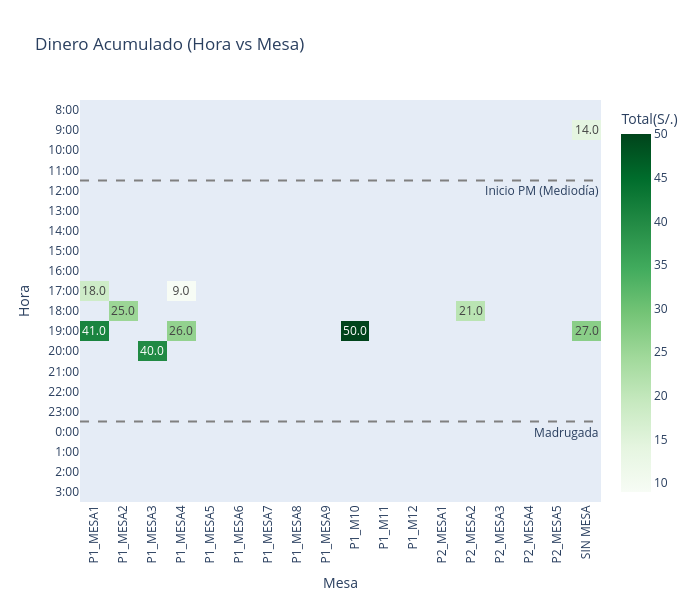

Notebook code for this chart:
### Code cell
pivot_dinero = df[df['estado'] == 'Facturado'].pivot_table(
    index='hora_entera', 
    columns='mesa', 
    values='total', 
    aggfunc='sum'
)

pivot_dinero = pivot_dinero.reindex(index=orden_horas, columns=orden_mesas)
etiquetas_horas = [f"{h}:00" for h in pivot_dinero.index]


fig_dinero = px.imshow(
    pivot_dinero,
    labels=dict(x="Mesa", y="Hora", color="Total(S/.)"),
    x=pivot_dinero.columns,
    y=etiquetas_horas,
    text_auto=".1f",    
    aspect="auto",
    color_continuous_scale="Greens",
    title="Dinero Acumulado (Hora vs Mesa)",
    width=700,         # Ancho amplio para que las mesas entren rectas
    height=600          # Alto suficiente para que no se oculte ninguna hora
)
fig_dinero.update_xaxes(
    side='bottom',                 # Pone las mesas en la parte de arriba
    tickangle=270,                # Fuerza a que las etiquetas estén completamente horizontales
    showgrid=False,             # Elimina las líneas de guía del fondo
    zeroline=False,             # Elimina la línea base cero
    tickmode='array',           # Fuerza a Plotly a pintar TODAS las mesas de la lista
    tickvals=list(range(len(orden_mesas))),
    ticktext=orden_mesas
)

# 6. Configuración del Eje Y (Horas) - COMPLETO Y SIN LÍNEAS
fig_dinero.update_yaxes(
    type='category',
    showgrid=False,             # Elimina las líneas de guía del fondo
    zeroline=False,             # Elimina la línea base cero
    tickmode='array',           # Fuerza a Plotly a pintar TODAS las horas de la lista
    tickvals=list(range(len(etiquetas_horas))),
    ticktext=etiquetas_horas
)

# 7. Añadir líneas separadoras de jornada
fig_dinero.add_hline(y=3.5, line_dash="dash", line_color="gray", annotation_text=" Inicio PM (Mediodía)", annotation_position="bottom right")
fig_dinero.add_hline(y=15.5, line_dash="dash", line_color="gray", annotation_text=" Madrugada", annotation_position="bottom right")

fig_dinero.show()

### Figure 1 — Plotly figure (JSON) as saved in the notebook; plotly's stock layout.template omitted (floating-point values rounded to 4 significant figures; data arrays with more than 128 entries replaced by an {"elided": "..."} marker saying what was removed)
{"data": [{"coloraxis": "coloraxis", "hovertemplate": "Mesa: %{x}<br>Hora: %{y}<br>Total(S/.): %{z}<extra></extra>", "name": "0", "texttemplate": "%{z:.1f}", "type": "heatmap", "x": ["P1_MESA1", "P1_MESA2", "P1_MESA3", "P1_MESA4", "P1_MESA5", "P1_MESA6", "P1_MESA7", "P1_MESA8", "P1_MESA9", "P1_M10", "P1_M11", "P1_M12", "P2_MESA1", "P2_MESA2", "P2_MESA3", "P2_MESA4", "P2_MESA5", "SIN MESA"], "xaxis": "x", "y": ["8:00", "9:00", "10:00", "11:00", "12:00", "13:00", "14:00", "15:00", "16:00", "17:00", "18:00", "19:00", "20:00", "21:00", "22:00", "23:00", "0:00", "1:00", "2:00", "3:00"], "yaxis": "y", "z": {"elided": "20x18 float values"}}], "layout": {"annotations": [{"showarrow": false, "text": " Inicio PM (Mediodía)", "x": 1, "xanchor": "right", "xref": "x domain", "y": 3.5, "yanchor": "top", "yref": "y"}, {"showarrow": false, "text": " Madrugada", "x": 1, "xanchor": "right", "xref": "x domain", "y": 15.5, "yanchor": "top", "yref": "y"}], "coloraxis": {"colorbar": {"title": {"text": "Total(S/.)"}}, "colorscale": [[0, "rgb(247,252,245)"], [0.125, "rgb(229,245,224)"], [0.25, "rgb(199,233,192)"], [0.375, "rgb(161,217,155)"], [0.5, "rgb(116,196,118)"], [0.625, "rgb(65,171,93)"], [0.75, "rgb(35,139,69)"], [0.875, "rgb(0,109,44)"], [1, "rgb(0,68,27)"]]}, "height": 600, "shapes": [{"line": {"color": "gray", "dash": "dash"}, "type": "line", "x0": 0, "x1": 1, "xref": "x domain", "y0": 3.5, "y1": 3.5, "yref": "y"}, {"line": {"color": "gray", "dash": "dash"}, "type": "line", "x0": 0, "x1": 1, "xref": "x domain", "y0": 15.5, "y1": 15.5, "yref": "y"}], "title": {"text": "Dinero Acumulado (Hora vs Mesa)"}, "width": 700, "xaxis": {"anchor": "y", "domain": [0, 1], "showgrid": false, "side": "bottom", "tickangle": -90, "tickmode": "array", "ticktext": ["P1_MESA1", "P1_MESA2", "P1_MESA3", "P1_MESA4", "P1_MESA5", "P1_MESA6", "P1_MESA7", "P1_MESA8", "P1_MESA9", "P1_M10", "P1_M11", "P1_M12", "P2_MESA1", "P2_MESA2", "P2_MESA3", "P2_MESA4", "P2_MESA5", "SIN MESA"], "tickvals": [0, 1, 2, 3, 4, 5, 6, 7, 8, 9, 10, 11, 12, 13, 14, 15, 16, 17], "title": {"text": "Mesa"}, "zeroline": false}, "yaxis": {"anchor": "x", "autorange": "reversed", "domain": [0, 1], "showgrid": false, "tickmode": "array", "ticktext": ["8:00", "9:00", "10:00", "11:00", "12:00", "13:00", "14:00", "15:00", "16:00", "17:00", "18:00", "19:00", "20:00", "21:00", "22:00", "23:00", "0:00", "1:00", "2:00", "3:00"], "tickvals": [0, 1, 2, 3, 4, 5, 6, 7, 8, 9, 10, 11, 12, 13, 14, 15, 16, 17, 18, 19], "title": {"text": "Hora"}, "type": "category", "zeroline": false}}}
